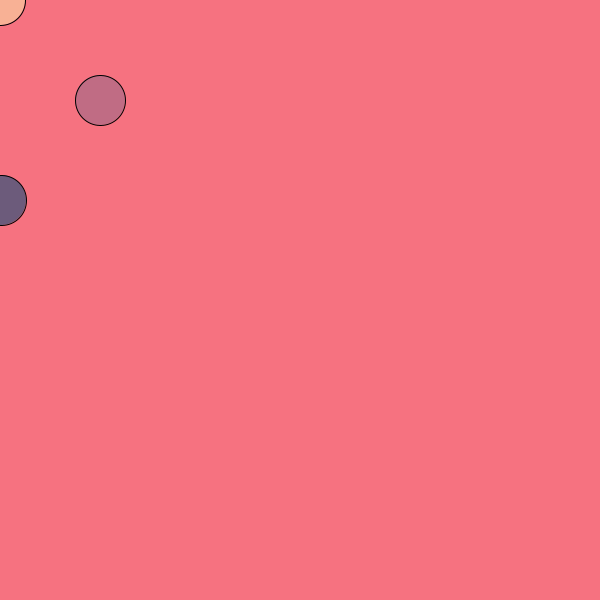
Frame 1 (no input)
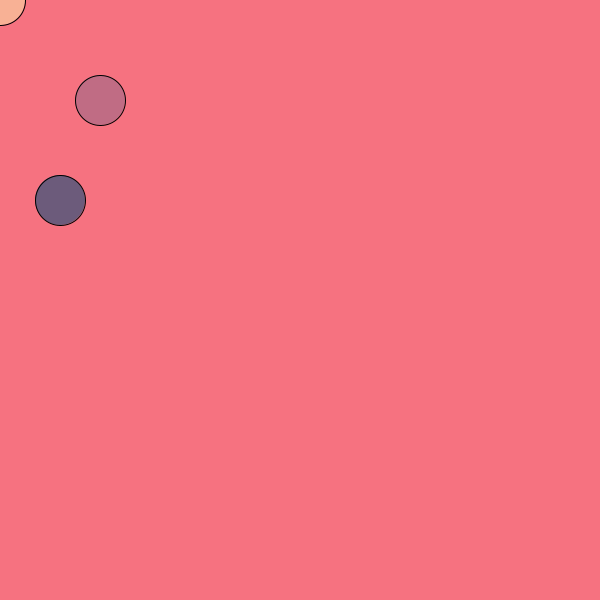
Frame 60 (the mouse pressed at the canvas centre just before this capture)
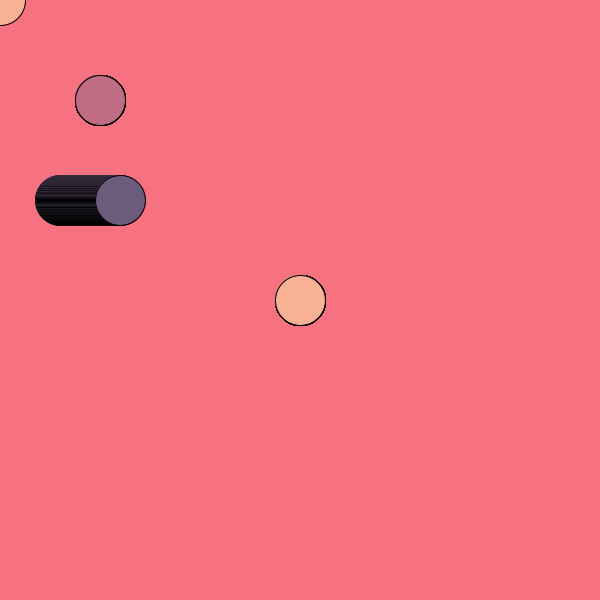
Frame 120 (the mouse held since frame 60 and released just before this capture)

The Processing sketch that drew these frames (run headless with seeded random() and noise(); from frame 60 on, the mouse is pressed at the canvas centre):

// Processing sketch: S06_Clear_Background
// ── S06_Clear_Background.pde
void setup(){
  size(600, 600);
}

void draw(){
  // Only paint the background if the mouse is not pressed
  if(mousePressed == false){
    background(#F67280);
  }
  
  fill(#C06C84);
  ellipse(100, 100, 50, 50);    
  
  fill(#6C5B7B);
  ellipse(frameCount, 200, 50, 50); 

  fill(#F8B195);
  ellipse(mouseX, mouseY, 50, 50);   
}
